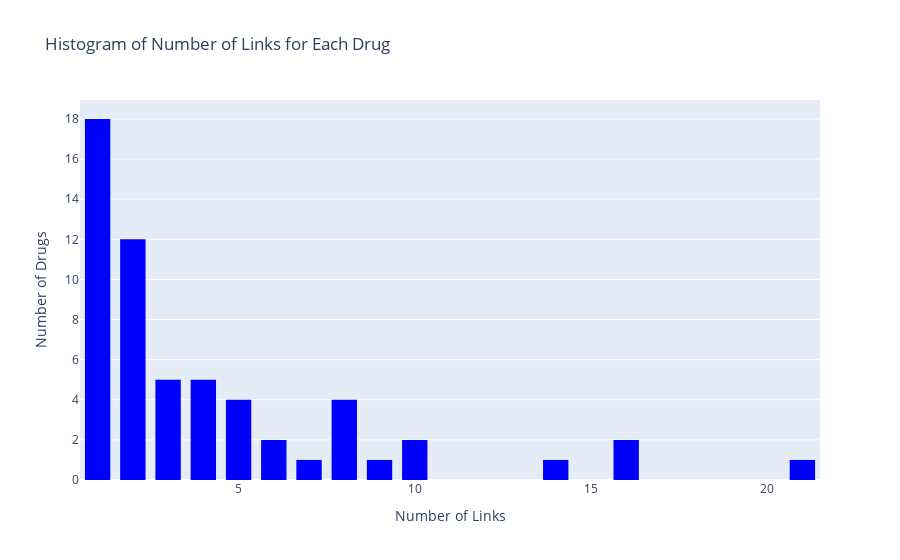

The code cell stored with this chart in its notebook:
### Code cell
# 6) for links
import pandas as pd
import plotly.graph_objects as go
def plot_drug_link_histogram(df):
    links_info_df = extract_links(df)
    
    # Count the number of links each drug has
    drug_link_counts = links_info_df.groupby('name')['link_title'].nunique()
    
    # Create histogram
    fig = go.Figure(data=[go.Histogram(
        x=drug_link_counts,
        nbinsx=int(drug_link_counts.max()),  # Explicitly convert to int
        marker_color='blue'
    )])
    
    # Update layout
    fig.update_layout(
        title="Histogram of Number of Links for Each Drug",
        xaxis_title="Number of Links",
        yaxis_title="Number of Drugs",
        bargap=0.2,
        bargroupgap=0.1
    )
    
    fig.show()

# Example usage
# df_main should be your DataFrame containing the data
# Make sure 'df_main' has the columns: 'drugbank_id', 'name', 'links'
plot_drug_link_histogram(df_main)

### Figure 1 — Plotly figure (JSON) as saved in the notebook; plotly's stock layout.template omitted (floating-point values rounded to 4 significant figures)
{"data": [{"marker": {"color": "blue"}, "nbinsx": 21, "type": "histogram", "x": [21, 2, 6, 1, 4, 1, 1, 3, 5, 2, 1, 2, 1, 8, 1, 3, 2, 2, 6, 14, 2, 3, 2, 1, 2, 4, 8, 1, 7, 16, 1, 4, 5, 3, 4, 1, 1, 1, 1, 1, 5, 9, 4, 10, 3, 2, 1, 5, 2, 8, 1, 2, 1, 10, 8, 16, 2, 1]}], "layout": {"autosize": true, "bargap": 0.2, "bargroupgap": 0.1, "title": {"text": "Histogram of Number of Links for Each Drug"}, "xaxis": {"autorange": true, "range": [0.5, 21.5], "title": {"text": "Number of Links"}, "type": "linear"}, "yaxis": {"autorange": true, "range": [0, 18.95], "title": {"text": "Number of Drugs"}}}}
